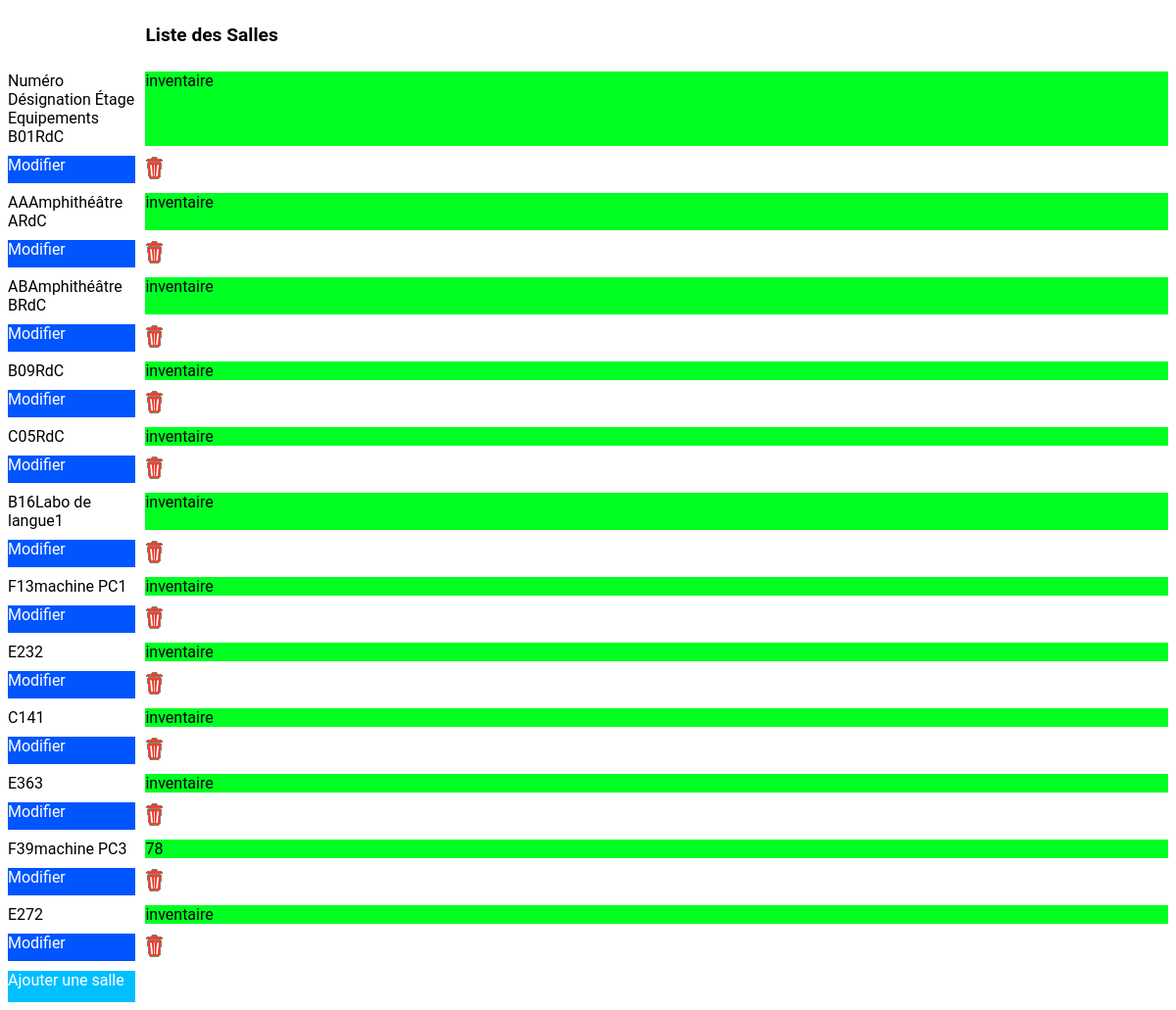
The page /td4/controlleur/salle.php on the database its author committed.
### tables this page shows
CREATE TABLE `SALLE` (
  `num_salle` varchar(5) NOT NULL,
  `lib_salle` varchar(30) DEFAULT NULL,
  `etage` varchar(5) NOT NULL,
  PRIMARY KEY (`num_salle`)
);

### td4/modele/Connexion.php (called while the page is built, shortened)
<?php
    class Connexion {
        private PDO $db;
        function __construct(string $SGBD, string $Host, string $dbName, string $UserPassword = "root") {
            $db_config["SGBD"] = $SGBD;
            $db_config["HOST"] = $Host;
            $db_config["DB_NAME"] = $dbName;
            $db_config["USER"] = $UserPassword;
            $db_config["PASSWORD"] = $UserPassword;
            try {
                $this->db = new PDO($db_config["SGBD"] . ":host=" . $db_config["HOST"] . ";dbname=" . $db_config["DB_NAME"], $db_config["USER"], $db_config["PASSWORD"], array(PDO::MYSQL_ATTR_INIT_COMMAND => 'SET NAMES utf8'));
            }
            catch (PDOException $e) {
                echo $e->getMessage();
            }
        }
        function execSQL(string $req, array $valeur=[]) : array {
            try {
                $resultat = $this->db->prepare($req);
                $resultat->execute($valeur);
                return $resultat->fetchAll(PDO::FETCH_ASSOC);
            }
            catch (PDOException $e) {
                echo $e->getMessage();
                $resultat = [];
            }
            return $resultat;
        }
    }
?>

### td4/modele/salleDAOClass.php (called while the page is built, shortened)
<?php
    require("Connexion.php");
    require("SalleClass.php");
    class SalleDAO {
        private Connexion $bd;
        private string $select;
        function __construct() {
            $this->bd = new Connexion("mysql", "db2", "bddSalle");
            $this->select = "SELECT * FROM `SALLE`";
        }
        private function loadQuery (array $result) : array {
            $salles = [];
            foreach($result as $row) {
            $salle = new Salle();
            $salle->setNumSalle($row['num_salle']);
            $salle->setLibSalle($row['lib_salle']);
            $salle->setEtage($row['etage']);
            $salles[] = $salle;
            }
            return $salles;
        }
        function getAll () : array {
            return ($this->loadQuery($this->bd->execSQL($this->select)));
        }
        function getTotalNbEquipt(string $numSalle) : int {
            $res = $this->bd->execSQL("SELECT SUM(qte) as total FROM CONTIENT
            WHERE num_salle=:numSalle", [':numSalle'=>$numSalle]);
            return (isset($res[0]['total']))?$res[0]['total']:0;
        }
    }
?>

### td4/modele/SalleClass.php (called while the page is built, shortened)
<?php
    class Salle {
        private  $num_salle;
        private  $lib_salle;
        private  $etage;
        function __construct(string $num='', string $libelle='', string $etage='') {
            $this->num_salle = $num;
            $this->lib_salle = $libelle;
            $this->etage = $etage;
        }
        function setNumSalle( $num): void {
            $this->num_salle = $num;
        }
        function getNumSalle() {
            return $this->num_salle;
        }
        function setLibSalle( $libelle): void {
            if($libelle === null) {
                $this->lib_salle  = '';
            }
            $this->lib_salle = $libelle;
        }
        function getLibSalle() {
            return $this->lib_salle;
        }
        function setEtage( $etage): void {
            $this->etage = $etage;
        }
        function getEtage() {
            return $this->etage;
        }
    }
?>

### td4/controlleur/salle.php (the view, shortened to what this page needs)
<?php
    require("../modele/salleDAOClass.php");
    $classSale = new SalleDAO();
    $lignes = [];
    $lesSalles = $classSale->getAll();
    foreach($lesSalles as $leSalle){
        $ch= '';
        $ch .='<td>' . $leSalle->getNumSalle() . '</td>';
        $ch .='<td>' . $leSalle->getLibSalle() . '</td>';
        $ch .='<td>' . $leSalle->getEtage() . '</td>';
        $nb = $classSale->getTotalNbEquipt($leSalle->getNumSalle());
        if ($nb==0) $ch .='<td><a href="editSalleEquipt.php?op=a&num='
        .urlencode($leSalle->getNumSalle()) .'" class="info" >inventaire</a></td>';
        else $ch .='<td><a href="salleEquipt.php?num='
        .urlencode($leSalle->getNumSalle()) .'" class="info" >' .$nb .'</a></td>';
        $ch .='<td><a href="editSalle.php?op=m&num=' .urlencode($leSalle->getNumSalle())
        .'" class="modifier">Modifier</a></td>';
        $ch .= '<td><a href="editSalle?op=s&num=' .urlencode($leSalle->getNumSalle()) .'" >
        <img src="../vue/style/corbeille.png"></a></td>';
        $lignes[] = "<tr>$ch</tr>";
    }
    require_once("../vue/gestionSalle.php");
?>

### td4/vue/gestionSalle.php (shortened to what this page needs)
<!DOCTYPE html>
<html lang="en">
<head>
    <link rel="stylesheet" href="../vue/style/style.css">
</head>
<body>
    <section>
        <label></label>
        <h1>Liste des Salles</h1>
    </section>
    <section>
        <tr>
            <th>Numéro</th>
            <th>Désignation</th>
            <th>Étage</th>
            <th>Equipements</th>
        </tr>
        <?php
            foreach($lignes as $ligne) {
                echo $ligne;
            }
        ?>
        <tr>
            <td colspan="7" style="text-align: right"><a href="editSalle.php?op=a" class="ajout">Ajouter une salle</a></td>
        </tr>
    </section>
</body>
</html>

### td4/vue/style/style.css (style rules this page uses)
body { font-family : Roboto,Arial, sans-serif; width:auto; }
h1 { font-size : 1.2em; }
section { min-height : 3em; text-align : left; display : grid; grid-template-columns : 1fr 8fr; grid-gap : 10px; }
label { text-align : right; }
input[type="submit"], .ajout { min-height: 2em; min-width : 8em; background-color: rgba(0, 191, 255); font-size:medium; cursor : pointer; color : white; }
input[name="Valider"], .info { background-color: rgba(0, 255, 34); color : black; }
.modifier { background-color : rgba(0, 85, 255); color : white; }
a { text-decoration: none; cursor : pointer; }

### rows shown on the page
salle: num_salle "B01", etage "RdC"
salle: num_salle "AA", lib_salle "Amphithéâtre A", etage "RdC"
salle: num_salle "AB", lib_salle "Amphithéâtre B", etage "RdC"
salle: num_salle "B09", etage "RdC"
salle: num_salle "C05", etage "RdC"
salle: num_salle "B16", lib_salle "Labo de langue", etage "1"
salle: num_salle "F13", lib_salle "machine PC", etage "1"
salle: num_salle "E23", etage "2"
salle: num_salle "C14", etage "1"
salle: num_salle "E36", etage "3"
salle: num_salle "F39", lib_salle "machine PC", etage "3", nb "78"
salle: num_salle "E27", etage "2"
